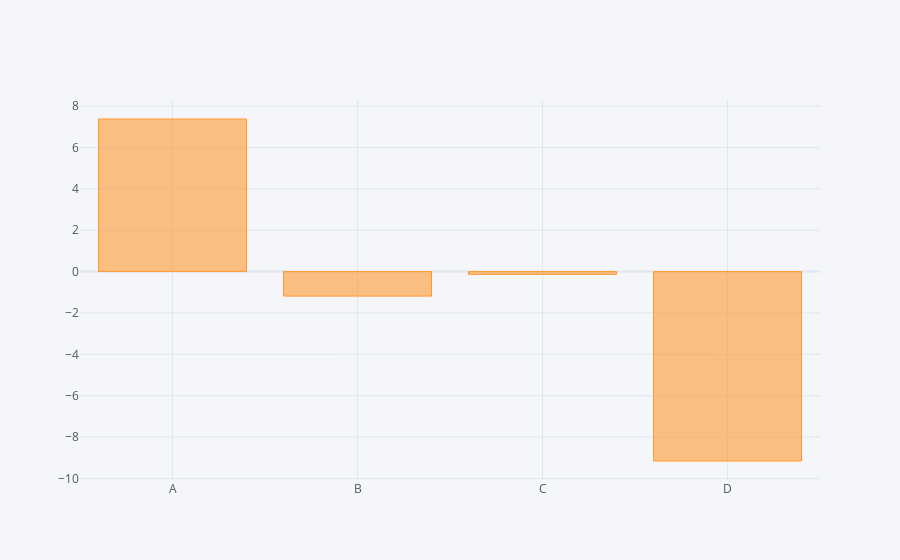

Notebook source saved alongside this figure:
### Markdown cell above
## We can even use agrregate functions.. HOW COOL IS THAT

### Code cell
df.sum().iplot(kind='bar')

### Figure 1 — Plotly figure (JSON) as saved in the notebook; plotly's stock layout.template omitted (floating-point values rounded to 4 significant figures)
{"data": [{"marker": {"color": "rgba(255, 153, 51, 0.6)", "line": {"color": "rgba(255, 153, 51, 1.0)", "width": 1}}, "name": "None", "orientation": "v", "text": "", "type": "bar", "x": ["A", "B", "C", "D"], "y": [7.376, -1.185, -0.1353, -9.156]}], "layout": {"legend": {"bgcolor": "#F5F6F9", "font": {"color": "#4D5663"}}, "paper_bgcolor": "#F5F6F9", "plot_bgcolor": "#F5F6F9", "title": {"font": {"color": "#4D5663"}}, "xaxis": {"gridcolor": "#E1E5ED", "showgrid": true, "tickfont": {"color": "#4D5663"}, "title": {"font": {"color": "#4D5663"}, "text": ""}, "zerolinecolor": "#E1E5ED"}, "yaxis": {"gridcolor": "#E1E5ED", "showgrid": true, "tickfont": {"color": "#4D5663"}, "title": {"font": {"color": "#4D5663"}, "text": ""}, "zerolinecolor": "#E1E5ED"}}}
